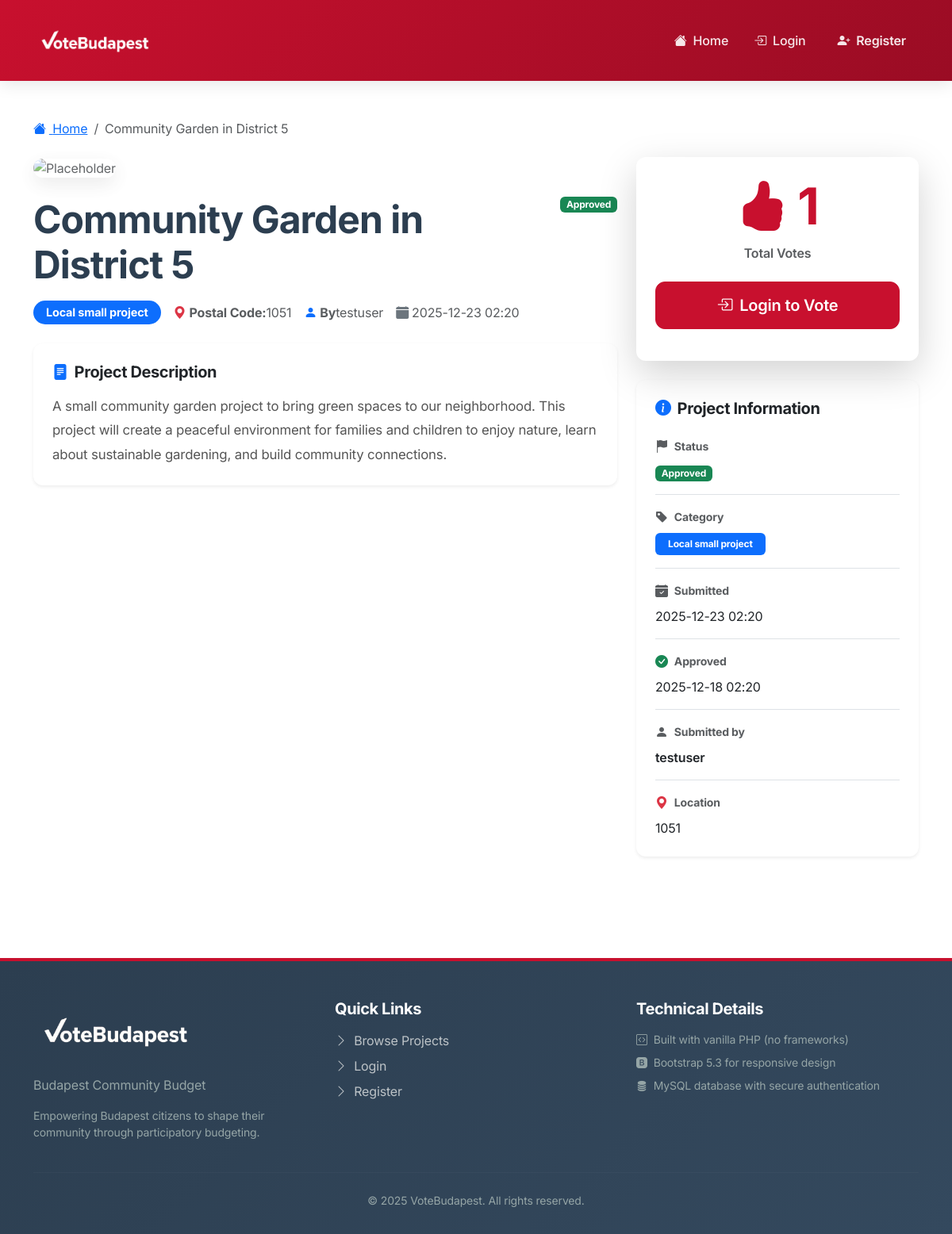
The page /pages/project.php?id=1 on the database its author committed.
### tables this page shows
CREATE TABLE projects (
    id INT PRIMARY KEY AUTO_INCREMENT,
    user_id INT NOT NULL,
    category_id INT NOT NULL,
    status_id INT NOT NULL DEFAULT 1,
    title VARCHAR(255) NOT NULL,
    description TEXT NOT NULL,
    postal_code VARCHAR(4) NOT NULL,
    image_path VARCHAR(255) NULL,
    submitted_at TIMESTAMP DEFAULT CURRENT_TIMESTAMP,
    approved_at TIMESTAMP NULL,
    updated_at TIMESTAMP DEFAULT CURRENT_TIMESTAMP ON UPDATE CURRENT_TIMESTAMP,
    FOREIGN KEY (user_id) REFERENCES users(id) ON DELETE CASCADE,
    FOREIGN KEY (category_id) REFERENCES categories(id),
    FOREIGN KEY (status_id) REFERENCES statuses(id),
    INDEX idx_status (status_id),
    INDEX idx_category (category_id),
    INDEX idx_user (user_id),
    INDEX idx_approved_at (approved_at)
);

CREATE TABLE statuses (
    id INT PRIMARY KEY AUTO_INCREMENT,
    name VARCHAR(20) NOT NULL,
    slug VARCHAR(20) UNIQUE NOT NULL,
    created_at TIMESTAMP DEFAULT CURRENT_TIMESTAMP
);

CREATE TABLE categories (
    id INT PRIMARY KEY AUTO_INCREMENT,
    name VARCHAR(100) NOT NULL,
    slug VARCHAR(50) UNIQUE NOT NULL,
    created_at TIMESTAMP DEFAULT CURRENT_TIMESTAMP
);

CREATE TABLE users (
    id INT PRIMARY KEY AUTO_INCREMENT,
    username VARCHAR(50) UNIQUE NOT NULL,
    email VARCHAR(100) UNIQUE NOT NULL,
    password_hash VARCHAR(255) NOT NULL,
    is_admin BOOLEAN DEFAULT FALSE,
    created_at TIMESTAMP DEFAULT CURRENT_TIMESTAMP,
    INDEX idx_username (username),
    INDEX idx_email (email)
);

### includes/session.php (called while the page is built, shortened)
<?php
function is_logged_in() {
    return isset($_SESSION['user_id']);
}

### pages/project.php (the view, shortened to what this page needs)
<?php
require_once __DIR__ . '/../includes/session.php';
require_once __DIR__ . '/../includes/functions.php';
$project_id = $_GET['id'] ?? null;
try {
    $db = getDB();
    $sql = "SELECT p.*,
                   c.name as category_name,
                   s.name as status_name, s.slug as status_slug,
                   u.username as owner_username,
                   (SELECT COUNT(*) FROM votes WHERE project_id = p.id) as vote_count
            FROM projects p
            JOIN categories c ON p.category_id = c.id
            JOIN statuses s ON p.status_id = s.id
            JOIN users u ON p.user_id = u.id
            WHERE p.id = ?";
    $stmt = $db->prepare($sql);
    $stmt->execute([$project_id]);
    $project = $stmt->fetch();
    $user_voted = false;
    $votes_in_category = 0;
    $remaining_votes = MAX_VOTES_PER_CATEGORY - $votes_in_category;
    $voting_open = is_voting_open($project['approved_at']);
    $days_remaining = voting_days_remaining($project['approved_at']);
} catch (PDOException $e) {
    error_log("Project details error: " . $e->getMessage());
    set_flash('error', 'Error loading project details');
    redirect('/index.php');
}
require_once __DIR__ . '/../includes/header.php';
?>
<div class="container py-4">
    <nav aria-label="breadcrumb" class="mb-4">
        <ol class="breadcrumb">
            <li class="breadcrumb-item"><a href="/index.php"><i class="bi bi-house-fill me-1"></i> Home</a></li>
            <li class="breadcrumb-item active"><?php echo e(truncate($project['title'], 50)); ?></li>
        </ol>
    </nav>
    <div class="row g-4">
        <div class="col-lg-8">
            <div class="mb-4 position-relative">
                <?php if ($project['image_path']): ?>
                    <img src="/<?php echo e($project['image_path']); ?>"
                         class="img-fluid w-100"
                         alt="<?php echo e($project['title']); ?>"
                         style="border-radius: var(--border-radius-lg); max-height: 500px; object-fit: cover; box-shadow: 0 8px 24px rgba(0,0,0,0.12);">
                <?php else: ?>
                    <img src="/assets/images/placeholdderV.png"
                         class="img-fluid w-100"
                         alt="Placeholder"
                         style="border-radius: var(--border-radius-lg); max-height: 500px; object-fit: cover; box-shadow: 0 8px 24px rgba(0,0,0,0.12); opacity: 0.7;">
                <?php endif; ?>
            </div>
            <div class="mb-4">
                <div class="d-flex justify-content-between align-items-start mb-3">
                    <h1 class="display-5 fw-bold mb-0" style="line-height: 1.2; color: #2c3e50;">
                        <?php echo e($project['title']); ?>
                    </h1>
                    <?php echo get_status_badge($project['status_id'], $project['status_name']); ?>
                </div>
                <div class="d-flex flex-wrap gap-3 mb-3">
                    <span class="badge bg-<?php echo get_category_color($project['category_id']); ?> rounded-pill px-3 py-2" style="font-size: 0.9rem;">
                        <?php echo e($project['category_name']); ?>
                    </span>
                    <span class="text-muted d-flex align-items-center">
                        <i class="bi bi-geo-alt-fill me-1 text-danger"></i>
                        <strong>Postal Code:</strong> <?php echo e($project['postal_code']); ?>
                    </span>
                    <span class="text-muted d-flex align-items-center">
                        <i class="bi bi-person-fill me-1 text-primary"></i>
                        <strong>By</strong> <?php echo e($project['owner_username']); ?>
                    </span>
                    <span class="text-muted d-flex align-items-center">
                        <i class="bi bi-calendar-fill me-1 text-secondary"></i>
                        <?php echo format_date($project['submitted_at']); ?>
                    </span>
                </div>
            </div>
            <div class="card border-0 shadow-sm mb-4">
                <div class="card-body p-4">
                    <h5 class="card-title fw-bold mb-3 d-flex align-items-center">
                        <i class="bi bi-file-text-fill me-2 text-primary"></i>
                        Project Description
                    </h5>
                    <p class="card-text" style="white-space: pre-wrap; line-height: 1.8; font-size: 1.05rem; color: #555;"><?php echo e($project['description']); ?></p>
                </div>
            </div>
        </div>
        <div class="col-lg-4">
            <?php if ($project['status_id'] == STATUS_APPROVED): ?>
                <div class="card border-0 shadow-lg sticky-top mb-4" style="top: 20px;" data-category="<?php echo $project['category_id']; ?>">
                    <div class="card-body text-center p-4">
                        <div class="mb-4">
                            <h3 class="display-3 fw-bold mb-2" style="color: var(--primary);">
                                <i class="bi bi-hand-thumbs-up-fill"></i>
                                <span class="vote-count-<?php echo $project['id']; ?>"><?php echo $project['vote_count']; ?></span>
                            </h3>
                            <p class="text-muted mb-0 fw-semibold">Total Votes</p>
                        </div>
                        <?php if (is_logged_in()): ?>
                            <?php if ($voting_open): ?>
                                <form method="POST" action="/actions/vote-action.php" class="vote-form mb-3">
                                    <input type="hidden" name="project_id" value="<?php echo $project['id']; ?>">
                                    <input type="hidden" name="action" value="<?php echo $user_voted ? 'unvote' : 'vote'; ?>">
                                    <?php if ($user_voted): ?>
                                        <button type="submit" class="btn btn-success btn-lg w-100 mb-3">
                                            <i class="bi bi-check-circle-fill me-1"></i> Voted (Click to Remove)
                                        </button>
                                    <?php elseif ($remaining_votes > 0): ?>
                                        <button type="submit" class="btn btn-primary btn-lg w-100 mb-3">
                                            <i class="bi bi-hand-thumbs-up-fill me-1"></i> Vote for This
                                        </button>
                                    <?php else: ?>
                                        <button type="button" class="btn btn-secondary btn-lg w-100 mb-3" disabled
                                                title="You have used all 3 votes in this category">
                                            <i class="bi bi-x-circle me-1"></i> No Votes Left
                                        </button>
                                    <?php endif; ?>
                                </form>
                                <div class="alert alert-info border-0 mb-3">
                                    <div class="d-flex align-items-center mb-2">
                                        <i class="bi bi-clock-fill me-2"></i>
                                        <strong><?php echo $days_remaining; ?> days remaining</strong>
                                    </div>
                                    <?php
                                        $votes_used = MAX_VOTES_PER_CATEGORY - $remaining_votes;
                                        $vote_percentage = ($votes_used / MAX_VOTES_PER_CATEGORY) * 100;
                                    ?>
                                    <div class="d-flex justify-content-between align-items-center mb-2">
                                        <small class="text-muted">
                                            <strong class="remaining-votes"><?php echo $remaining_votes; ?></strong>/<?php echo MAX_VOTES_PER_CATEGORY; ?> votes left
                                        </small>
                                        <small class="text-muted"><?php echo $votes_used; ?> used</small>
                                    </div>
                                    <div class="progress" style="height: 8px;">
                                        <div class="progress-bar <?php echo $remaining_votes === 0 ? 'bg-danger' : 'bg-success'; ?>"
                                             role="progressbar"
                                             style="width: <?php echo $vote_percentage; ?>%"
                                             aria-valuenow="<?php echo $votes_used; ?>"
                                             aria-valuemin="0"
                                             aria-valuemax="<?php echo MAX_VOTES_PER_CATEGORY; ?>">
                                        </div>
                                    </div>
                                </div>
                            <?php else: ?>
                                <button class="btn btn-secondary btn-lg w-100 mb-3" disabled>
                                    <i class="bi bi-lock-fill me-1"></i> Voting Closed
                                </button>
                                <small class="text-muted d-block">
                                    Voting period has ended
                                </small>
                            <?php endif; ?>
                        <?php else: ?>
                            <a href="/pages/login.php?redirect=<?php echo urlencode($_SERVER['REQUEST_URI']); ?>"
                               class="btn btn-primary btn-lg w-100 mb-3">
                                <i class="bi bi-box-arrow-in-right me-1"></i> Login to Vote
                            </a>
                        <?php endif; ?>
                    </div>
                </div>
            <?php endif; ?>
            <div class="card border-0 shadow-sm">
                <div class="card-body p-4">
                    <h5 class="card-title fw-bold mb-4 d-flex align-items-center">
                        <i class="bi bi-info-circle-fill me-2 text-primary"></i>
                        Project Information
                    </h5>
                    <div class="mb-3 pb-3 border-bottom">
                        <div class="d-flex align-items-center mb-2">
                            <i class="bi bi-flag-fill me-2 text-muted"></i>
                            <strong class="text-muted small">Status</strong>
                        </div>
                        <?php echo get_status_badge($project['status_id'], $project['status_name']); ?>
                    </div>
                    <div class="mb-3 pb-3 border-bottom">
                        <div class="d-flex align-items-center mb-2">
                            <i class="bi bi-tag-fill me-2 text-muted"></i>
                            <strong class="text-muted small">Category</strong>
                        </div>
                        <span class="badge bg-<?php echo get_category_color($project['category_id']); ?> px-3 py-2">
                            <?php echo e($project['category_name']); ?>
                        </span>
                    </div>
                    <div class="mb-3 pb-3 border-bottom">
                        <div class="d-flex align-items-center mb-2">
                            <i class="bi bi-calendar-check-fill me-2 text-muted"></i>
                            <strong class="text-muted small">Submitted</strong>
                        </div>
                        <span><?php echo format_date($project['submitted_at']); ?></span>
                    </div>
                    <?php if ($project['approved_at']): ?>
                        <div class="mb-3 pb-3 border-bottom">
                            <div class="d-flex align-items-center mb-2">
                                <i class="bi bi-check-circle-fill me-2 text-success"></i>
                                <strong class="text-muted small">Approved</strong>
                            </div>
                            <span><?php echo format_date($project['approved_at']); ?></span>
                        </div>
                    <?php endif; ?>
                    <div class="mb-3 pb-3 border-bottom">
                        <div class="d-flex align-items-center mb-2">
                            <i class="bi bi-person-fill me-2 text-muted"></i>
                            <strong class="text-muted small">Submitted by</strong>
                        </div>
                        <span class="fw-semibold"><?php echo e($project['owner_username']); ?></span>
                    </div>
                    <div>
                        <div class="d-flex align-items-center mb-2">
                            <i class="bi bi-geo-alt-fill me-2 text-danger"></i>
                            <strong class="text-muted small">Location</strong>
                        </div>
                        <span><?php echo e($project['postal_code']); ?></span>
                    </div>
                </div>
            </div>
        </div>
    </div>
</div>
<?php require_once __DIR__ . '/../includes/footer.php'; ?>

### includes/functions.php (shortened to what this page needs)
<?php
function e($string) {
    return htmlspecialchars($string ?? '', ENT_QUOTES, 'UTF-8');
}
function format_date($date, $format = DATE_FORMAT) {
    return date($format, strtotime($date));
}
function get_status_badge($status_id, $status_name) {
    $badges = [
        STATUS_PENDING => 'warning',
        STATUS_APPROVED => 'success',
        STATUS_REJECTED => 'danger',
        STATUS_REWORK => 'info',
    ];
    $class = $badges[$status_id] ?? 'secondary';
    return '<span class="badge bg-' . $class . '">' . e($status_name) . '</span>';
}
function get_category_color($category_id) {
    $colors = [
        CATEGORY_LOCAL_SMALL => 'primary',
        CATEGORY_LOCAL_LARGE => 'success',
        CATEGORY_EQUAL_OPPORTUNITY => 'info',
        CATEGORY_GREEN_BUDAPEST => 'success',
    ];
    return $colors[$category_id] ?? 'secondary';
}
function truncate($text, $length = 100, $suffix = '...') {
    if (function_exists('mb_strlen') && mb_strlen($text) <= $length) {
        return $text;
    } elseif (strlen($text) <= $length) {
        return $text;
    }
}

### rows shown on the page
projects: title "Community Garden in District 5", status.name "Approved Approved", category.name "Local small project", postal_code "1051", user.username "testuser", submitted_at "2025-12-23 02:20", description "A small community garden project to bring green spaces to our neighborhood. This project will create a peaceful environment for families and children to enjoy nature, learn about sustainable gardening, and build community connections.", approved_at "2025-12-18 02:20"

### other values the page prints
$project['vote_count'] "1"
APP_TAGLINE "Budapest Community Budget"
APP_NAME "VoteBudapest"
